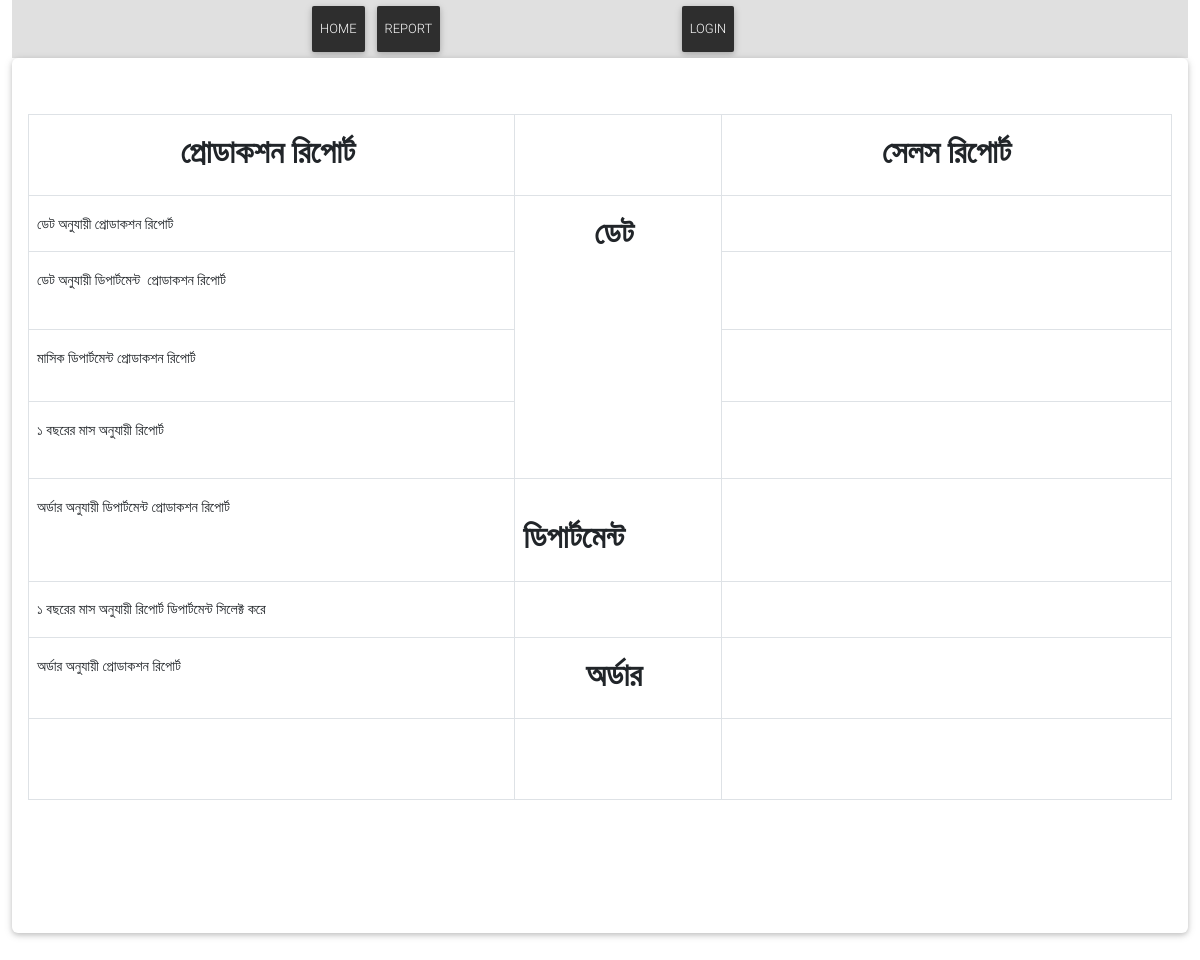
Before: /report/ with the older database file.
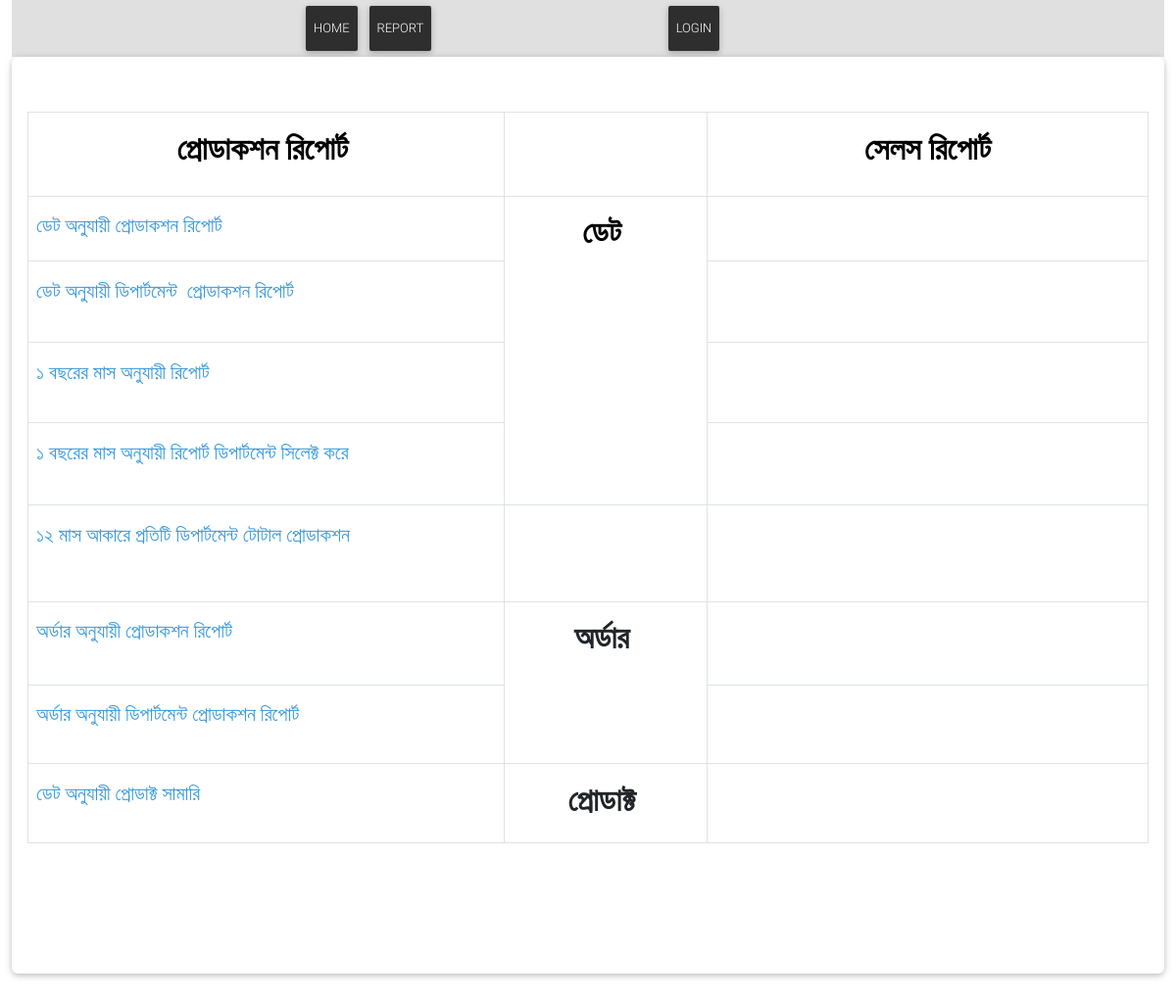
After: the same page with the newer database file.
### Report/models.py (models this page shows, shortened)
class Post(models.Model):
    title = models.CharField(max_length=200, unique=True)
    slug = models.SlugField(max_length=200, unique=True)
    author = models.ForeignKey(User, on_delete= models.CASCADE,related_name='blog_posts')
    updated_on = models.DateTimeField(auto_now= True)
    content = HTMLField() # Change This Line
    created_on = models.DateTimeField(auto_now_add=True)
    status = models.IntegerField(choices=STATUS, default=0)
    class Meta:
        ordering = ['-created_on']

### Report/views.py (the view)
# urls.py: path('',views.index,name='report'),
def index(request):
    post = Post.objects.first()
    content = post.content
    context = {
        'content': content,
    }
    return render(request, 'index.html', context)

### Report/templates/index.html
{% extends 'basereport.html' %}
{% load static %}
{% block content %}
<section class="section card mb-5">
    <div class="card-body">
    <p>{{ content|safe }}</p>
</div>
</section>
{% endblock %}

Changed rows visible on the page:
changed Post: content "…অনুযায়ী ডিপার্টমেন্ট প্রোডাকশন রিপোর্ট মাসিক ডিপার্টমেন্ট প্রোডাকশন রিপোর্ট ১ বছরের মাস অনুযায়ী রিপোর্ট অর্ডার অনুযায়ী ডিপার্টমেন্ট প্রোডাকশন রিপোর্ট ডিপার্টমেন্ট ১ বছরের মাস অনুযায়ী রিপোর্ট ডিপার্টমেন্ট সিলেক্ট করে অর্ডার অনুযায়ী প্রোডাকশন রিপোর্ট অর্ডার" → "…অনুযায়ী ডিপার্টমেন্ট প্রোডাকশন রিপোর্ট ১ বছরের মাস অনুযায়ী রিপোর্ট ১ বছরের মাস অনুযায়ী রিপোর্ট ডিপার্টমেন্ট সিলেক্ট করে ১২ মাস আকারে প্রতিটি ডিপার্টমেন্ট টোটাল প্রোডাকশন অর্ডার অনুযায়ী প্রোডাকশন রিপোর্ট অর্ডার অর্ডার অনুযায়ী ডিপার্টমেন্ট প্রোডাকশন রিপোর্ট ডেট অনুযায়ী প্রোডাক্ট সামারি প্রোডাক্ট"
